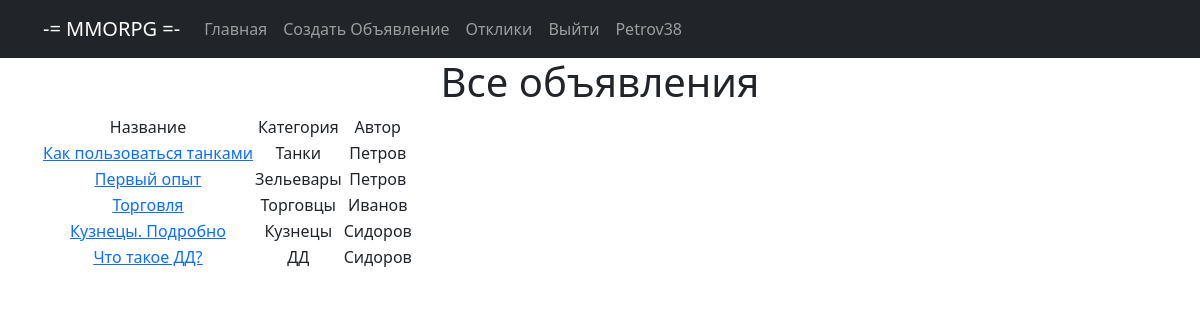
/bulletin_board/ (signed in), run on the app's committed database.
### bulletin_board/models.py (models this page shows, shortened)
class Bulletin(models.Model):
    TYPE = (
        ('tanks', 'Танки'),
        ('hils', 'Хилы'),
        ('dd', 'ДД'),
        ('merchant', 'Торговцы'),
        ('guildmas', 'Гилдмастеры'),
        ('questgiv', 'Квестгиверы'),
        ('smith', 'Кузнецы'),
        ('leathers', 'Кожевники'),
        ('potion', 'Зельевары'),
        ('spellmas', 'Мастера заклинаний'),
    )
    user = models.ForeignKey(User, blank=True, null=True, on_delete=models.CASCADE, verbose_name='Пользователь')
    category = models.CharField(max_length=8, choices=TYPE, default='tanks', verbose_name='Категория')
    title = models.CharField(max_length=128, verbose_name='Название')
    content = RichTextUploadingField(verbose_name='Содержание')
    dateCreationn = models.DateField(auto_now_add=True)

### bulletin_board/views.py (the view)
# urls.py: path('', BulletinList.as_view(), name='bulletins_list'),
class BulletinList(ListView):
    model = Bulletin
    template_name = 'bulletins.html'
    context_object_name = 'bulletins'

### templates/bulletins.html (shortened to what this page needs)
{% extends 'flatpages/default.html'%}
    {% block content %}
        <h1>Все объявления</h1>
        {% if bulletins %}
            <table>
                <tr>
                    <td>Название</td>
                    <td>Категория</td>
                    <td>Автор</td>
                </tr>
                {% for bulletin in bulletins %}
                <tr>
                    <td><a href="{% url 'bulletin_detail' bulletin.id %}"><u>{{ bulletin.title }}  </u></a></td>
                    <td>{{ bulletin.get_category_display }} </td>
                    <td>{{ bulletin.user.first_name }}</td>
                 </tr>
                {% endfor %}
            </table>
        {% endif %}
    {% endblock content %}

### templates/flatpages/default.html (shortened to what this page needs)
<!DOCTYPE html>
<html lang="en">
{% load static %}
    <head>
        <link href="{% static 'styles.css' %}" rel="stylesheet" />
    </head>
    <body>
        <nav class="navbar navbar-expand-lg navbar-dark bg-dark static-top">
            <div class="container">
                <table>
                    <tr>
                        <td width="800">
                            <div class="collapse navbar-collapse" id="navbarResponsive">
                                <ul class="navbar-nav ml-auto">
                                    <a class="navbar-brand" href="{% url 'bulletins_list' %}">-= MMORPG =-</a>
                                    <li class="nav-item"><a class="nav-link" href="{% url 'bulletins_list' %}">Главная</a>
                                    </li>
                                    {% if request.user.username %}
                                    <li class="nav-item"><a class="nav-link" href="{% url 'bulletin_create' %}">Создать Объявление</a>
                                    </li>
                                    {% endif %}
                                    {% if request.user.username %}
                                    <li class="nav-item"><a class="nav-link" href="{% url 'response' %}">Отклики</a></li>
                                    {% endif %}
                                    {% if request.user.username %}
                                    <li class="nav-item"><a class="nav-link" href="{% url 'logout' %}">Выйти</a></li>
                                    {% endif %}
                                    <a class="nav-link" href="{% url 'profile' %}">{{request.user.username}}</a>
                                </ul>
                            </div>
                        </td>
                    </tr>
                </table>
            </div>
        </nav>
 <div class="container">
    <div class="row">
        <div class="col-lg-12 text-center">
            {% block content %} {% endblock content %}
        </div>
    </div>
</div>
</body>
</html>

### data on the page
Bulletin: title "Как пользоваться танками", category "Танки", user.first_name "Петров"
Bulletin: title "Первый опыт", category "Зельевары", user.first_name "Петров"
Bulletin: title "Торговля", category "Торговцы", user.first_name "Иванов"
Bulletin: title "Кузнецы. Подробно", category "Кузнецы", user.first_name "Сидоров"
Bulletin: title "Что такое ДД?", category "ДД", user.first_name "Сидоров"

### other printed values
{{ request.user.username }} "Petrov38"
